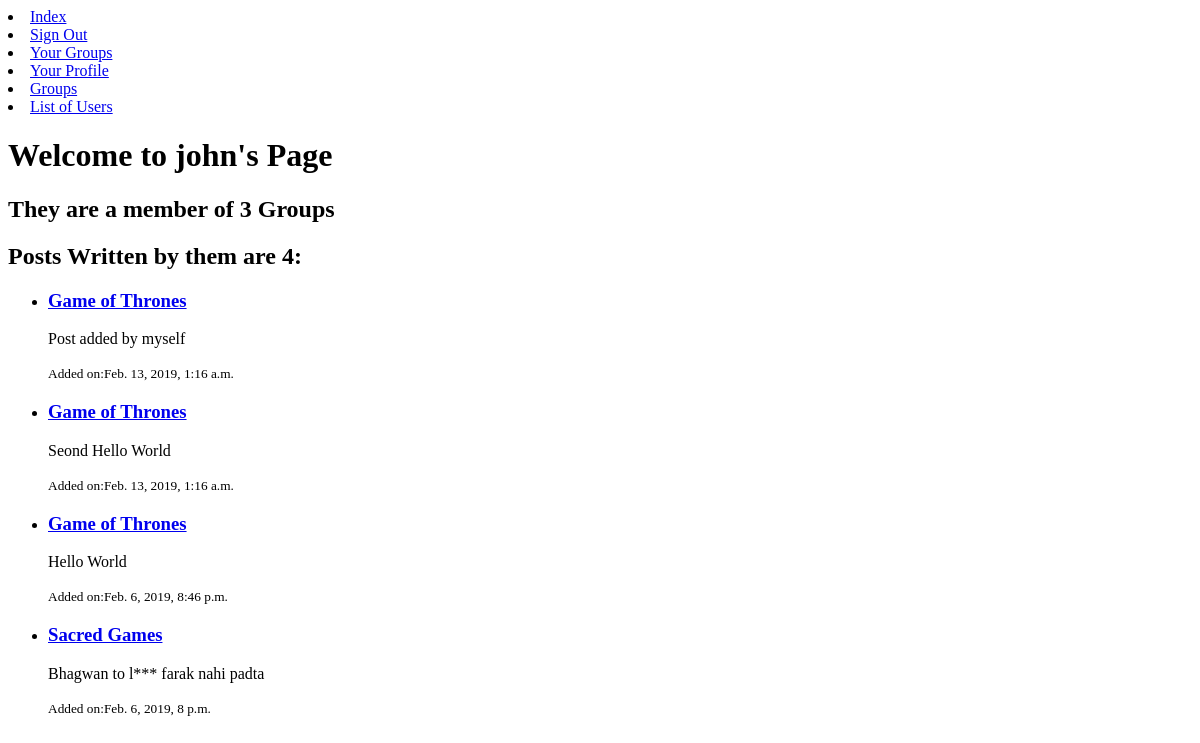
The app's page /account/user/24/ (signed in), older data.
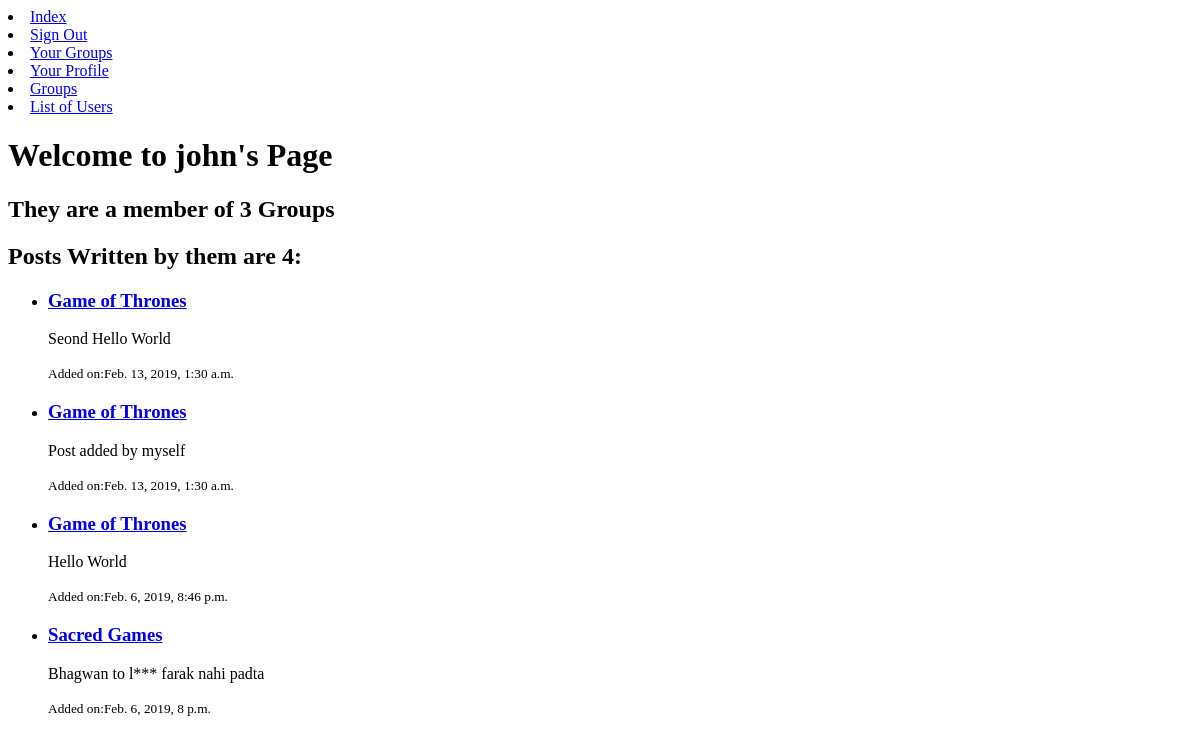
The same page, newer data.
### groups/models.py (models this page shows, shortened)
class Post(models.Model):
    user = models.ForeignKey(User,related_name='posts',on_delete=models.CASCADE)
    created_at = models.DateTimeField(auto_now=True)
    text = models.TextField()
    group = models.ForeignKey(Group,related_name='posts',on_delete=models.CASCADE)
    slug = models.SlugField(allow_unicode=True,default='game_of_thrones')
    upvotes = models.IntegerField(default=0)
    downvotes = models.IntegerField(default=0)
    class Meta:
        ordering = ['-created_at']
        unique_together = ('user','text')

class Group(models.Model):
    name = models.CharField(max_length=200)
    slug = models.SlugField(allow_unicode=True,unique=True)
    description = models.TextField(blank=True,default='No description given yet')
    members = models.ManyToManyField(User,through='GroupMember',related_name='group')
    class Meta:
        unique_together = ['slug']

### account/views.py (the view)
# urls.py: path('user/<int:pk>/',UserProfileView.as_view(),name='user_profile'),
class UserProfileView(LoginRequiredMixin,ListView):
    template_name = 'account/user_profile.html'
    model = Post
    context_object_name = 'posts'
    def get_queryset(self):
        pk = self.kwargs['pk']
        user = get_object_or_404(User,id=pk)
        return Post.objects.filter(user=user).order_by('-created_at')
    def get_context_data(self, **kwargs):
        context = super().get_context_data(**kwargs)
        pk = self.kwargs['pk']
        user = get_object_or_404(User,id=pk)
        total_posts = Post.objects.filter(user=user).count()
        total_groups = GroupMember.objects.filter(user=user).count()
        context['user'] = user
        context['total_posts'] = total_posts
        context['total_groups'] = total_groups
        return context

### account/templates/account/user_profile.html
{% extends 'account/base.html' %}
{% block body_block %}
  <h1>Welcome to {{user.username}}'s Page</h1>
  <h2>They are a member of {{total_groups}} Groups</h2>
  {% if posts %}
  <h2>Posts Written by them are {{total_posts}}:</h2>
  <ul>
  {% for post in posts %}
  <li>
    <h3> <a href="{% url 'group:group_detail' slug=post.group.slug %}">{{post.group.name}}</a></h3>
    <p>{{post.text}}</p>
    <p><small>Added on:{{post.created_at}}</small></p>
  </li>
  {% endfor %}
  </ul>
  {% else %}
  <h2> No Posts by this User </h2>
  {% endif %}
{% endblock %}

Row changes from the older to the newer data that the page shows:
changed Post "Seond Hello World": created_at "Feb. 13, 2019, 1:16 a.m." → "Feb. 13, 2019, 1:30 a.m."; moves up the list
changed Post "Post added by myself": created_at "Feb. 13, 2019, 1:16 a.m." → "Feb. 13, 2019, 1:30 a.m."
